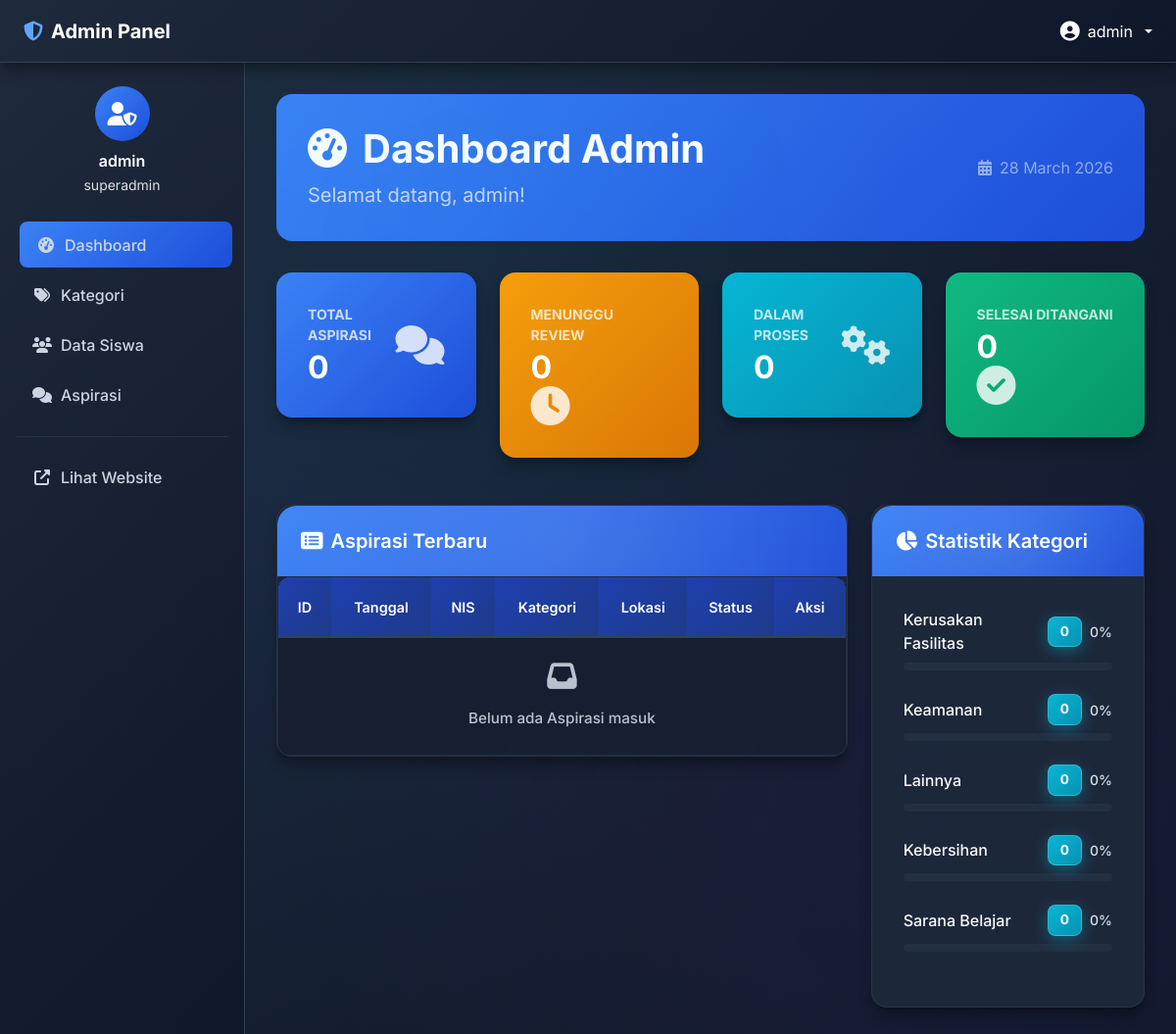
Screenshot of /admin/dashboard.php (signed in) with the database file from the repository.
### tables this page shows
CREATE TABLE IF NOT EXISTS tb_kategori (
    id_kategori INT AUTO_INCREMENT PRIMARY KEY,
    ket_kategori VARCHAR(30) NOT NULL,
    created_at TIMESTAMP DEFAULT CURRENT_TIMESTAMP,
    updated_at TIMESTAMP DEFAULT CURRENT_TIMESTAMP ON UPDATE CURRENT_TIMESTAMP
);

### config/db.php (called while the page is built, shortened)
<?php
function url(string $path = ''): string {
    return BASE_PATH . '/' . ltrim($path, '/');
}

### includes/auth.php (called while the page is built, shortened)
<?php
function isAdminLoggedIn(): bool {
    return !empty($_SESSION['admin_id']);
}
function getAdminUser(): ?array {
    return [
        'id'       => $_SESSION['admin_id'],
        'username' => $_SESSION['admin_username'],
        'role'     => $_SESSION['admin_role'] ?? 'admin',
    ];
}
function e(string $str): string {
    return htmlspecialchars($str, ENT_QUOTES, 'UTF-8');
}

### admin/dashboard.php (the view, shortened to what this page needs)
<?php
require_once __DIR__ . '/../config/db.php';
require_once __DIR__ . '/../includes/auth.php';
$db          = getDB();
$allAspirasi = $db->query("SELECT COALESCE(a.status,'Menunggu') as status FROM tb_input_aspirasi ia LEFT JOIN tb_aspirasi a ON ia.id_pelaporan=a.id_pelaporan")->fetchAll();
$totalAspirasi = count($allAspirasi);
$aspirasiMenunggu = $aspirasiProses = $aspirasiSelesai = 0;
$recentAspirasi = $db->query("
    SELECT ia.*, COALESCE(a.status,'Menunggu') as status, k.ket_kategori
    FROM tb_input_aspirasi ia
    LEFT JOIN tb_aspirasi a ON ia.id_pelaporan=a.id_pelaporan
    LEFT JOIN tb_kategori k ON ia.id_kategori=k.id_kategori
    ORDER BY ia.created_at DESC LIMIT 5
")->fetchAll();
$kategoris = $db->query("
    SELECT k.*, COUNT(ia.id_pelaporan) as total
    FROM tb_kategori k
    LEFT JOIN tb_input_aspirasi ia ON k.id_kategori=ia.id_kategori
    GROUP BY k.id_kategori ORDER BY total DESC
")->fetchAll();
require_once __DIR__ . '/../includes/header_admin.php';
?>
<div class="page-header fade-in">
    <div class="row align-items-center">
        <div class="col-md-8">
            <h1 class="display-6 fw-bold mb-2"><i class="fas fa-tachometer-alt me-3"></i>Dashboard Admin</h1>
            <p class="lead mb-0 opacity-75">Selamat datang, <?= e($admin['username']) ?>!</p>
        </div>
        <div class="col-md-4 text-md-end">
            <div class="text-white-50"><i class="fas fa-calendar-alt me-2"></i><?= date('d F Y') ?></div>
        </div>
    </div>
</div>
<div class="row mb-4">
    <?php foreach ([
        ['primary','fa-comments','Total Aspirasi',$totalAspirasi],
        ['warning','fa-clock','Menunggu Review',$aspirasiMenunggu],
        ['info','fa-cogs','Dalam Proses',$aspirasiProses],
        ['success','fa-check-circle','Selesai Ditangani',$aspirasiSelesai],
    ] as $i => $c): ?>
    <div class="col-xl-3 col-md-6 mb-4">
        <div class="card stats-card <?= $c[0] ?> slide-in" style="animation-delay:<?= $i*0.1 ?>s">
            <div class="card-body">
                <div class="row align-items-center">
                    <div class="col">
                        <div class="text-uppercase fw-bold mb-1 opacity-75" style="font-size:.875rem;"><?= $c[2] ?></div>
                        <div class="h2 mb-0 fw-bold"><?= $c[3] ?></div>
                    </div>
                    <div class="col-auto"><i class="fas <?= $c[1] ?> stats-icon"></i></div>
                </div>
            </div>
        </div>
    </div>
    <?php endforeach; ?>
</div>
<div class="row">
    <div class="col-lg-8 mb-4">
        <div class="card recent-card slide-in">
            <div class="card-header"><h5 class="mb-0 text-white fw-semibold"><i class="fas fa-list-alt me-2"></i>Aspirasi Terbaru</h5></div>
            <div class="card-body p-0">
                <div class="table-responsive">
                    <table class="table table-hover mb-0">
                        <thead style="background:var(--gradient-accent);">
                            <tr>
                                <th class="text-white fw-semibold">ID</th>
                                <th class="text-white fw-semibold">Tanggal</th>
                                <th class="text-white fw-semibold">NIS</th>
                                <th class="text-white fw-semibold">Kategori</th>
                                <th class="text-white fw-semibold">Lokasi</th>
                                <th class="text-white fw-semibold">Status</th>
                                <th class="text-white fw-semibold">Aksi</th>
                            </tr>
                        </thead>
                        <tbody>
                            <?php if (empty($recentAspirasi)): ?>
                            <tr><td colspan="7" class="text-center text-muted-custom py-4"><i class="fas fa-inbox fa-2x mb-3 d-block"></i>Belum ada Aspirasi masuk</td></tr>
                            <?php else: foreach ($recentAspirasi as $a):
                                $s = $a['status'];
                                $bc = match($s) { 'Menunggu'=>'bg-warning text-dark','Proses'=>'bg-info','Selesai'=>'bg-success',default=>'bg-secondary' };
                            ?>
                            <tr>
                                <td><span class="badge bg-secondary">#<?= $a['id_pelaporan'] ?></span></td>
                                <td class="text-light">
                                    <div><?= date('d/m/Y', strtotime($a['created_at'])) ?></div>
                                    <small class="text-muted-custom"><?= date('H:i', strtotime($a['created_at'])) ?></small>
                                </td>
                                <td class="text-light fw-semibold"><?= e($a['nis']) ?></td>
                                <td><span class="badge bg-warning text-dark fw-semibold"><?= e($a['ket_kategori']) ?></span></td>
                                <td class="text-light"><?= e(strLimit($a['lokasi'], 20)) ?></td>
                                <td><span class="badge <?= $bc ?> fw-semibold"><?= $s ?></span></td>
                                <td><a href="<?= url('admin/aspirasi/show.php') ?>?id=<?= $a['id_pelaporan'] ?>" class="btn btn-sm btn-primary"><i class="fas fa-eye me-1"></i>Detail</a></td>
                            </tr>
                            <?php endforeach; endif; ?>
                        </tbody>
                    </table>
                </div>
            </div>
        </div>
    </div>
    <div class="col-lg-4">
        <div class="card recent-card mb-4 slide-in">
            <div class="card-header"><h5 class="mb-0 text-white fw-semibold"><i class="fas fa-chart-pie me-2"></i>Statistik Kategori</h5></div>
            <div class="card-body">
                <?php if (empty($kategoris)): ?>
                <div class="text-center text-muted-custom py-3"><i class="fas fa-tags fa-2x mb-2 d-block"></i>Belum ada kategori</div>
                <?php else: foreach ($kategoris as $k):
                    $pct = $totalAspirasi > 0 ? round(($k['total']/$totalAspirasi)*100, 1) : 0;
                ?>
                <div class="mb-4">
                    <div class="d-flex justify-content-between align-items-center mb-2">
                        <span class="text-light fw-medium"><?= e($k['ket_kategori']) ?></span>
                        <div class="d-flex align-items-center gap-2">
                            <span class="badge bg-info"><?= $k['total'] ?></span>
                            <small class="text-muted-custom"><?= $pct ?>%</small>
                        </div>
                    </div>
                    <div class="category-progress"><div class="progress-bar" style="width:<?= $pct ?>%"></div></div>
                </div>
                <?php endforeach; endif; ?>
            </div>
        </div>
    </div>
</div>
<?php require_once __DIR__ . '/../includes/footer_admin.php'; ?>

### includes/header_admin.php (shortened to what this page needs)
<?php
require_once __DIR__ . '/../config/db.php';
require_once __DIR__ . '/../includes/auth.php';
$admin        = getAdminUser();
$currentPath  = $_SERVER['PHP_SELF'] ?? '';
?>
<!DOCTYPE html>
<html lang="id">
<head>
    <link href="https://cdn.jsdelivr.net/npm/bootstrap@5.3.0/dist/css/bootstrap.min.css" rel="stylesheet">
    <link href="https://cdnjs.cloudflare.com/ajax/libs/font-awesome/6.4.0/css/all.min.css" rel="stylesheet">
    <link href="<?= url('assets/css/custom.css') ?>" rel="stylesheet">
</head>
<body style="background:var(--gradient-primary);padding-top:0;">
<nav class="admin-navbar">
    <a href="<?= url('admin/dashboard.php') ?>" class="text-white text-decoration-none d-flex align-items-center me-auto fw-bold fs-5">
        <i class="fas fa-shield-alt me-2" style="color:var(--light-blue)"></i>
        Admin Panel
    </a>
    <div class="dropdown">
        <a href="#" class="text-white text-decoration-none dropdown-toggle d-flex align-items-center gap-2" data-bs-toggle="dropdown">
            <i class="fas fa-user-circle fs-5"></i>
            <span class="d-none d-md-inline"><?= e($admin['username']) ?></span>
        </a>
    </div>
</nav>
<nav class="admin-sidebar" id="adminSidebar">
    <div class="text-center mb-4">
        <div class="d-inline-flex align-items-center justify-content-center rounded-circle mb-2"
             style="width:56px;height:56px;background:var(--gradient-accent);">
            <i class="fas fa-user-shield text-white fs-4"></i>
        </div>
        <div class="text-white fw-semibold"><?= e($admin['username']) ?></div>
        <small style="color:var(--text-muted)"><?= e($admin['role'] ?? 'admin') ?></small>
    </div>
    <ul class="nav flex-column">
        <li class="nav-item">
            <a class="nav-link <?= str_contains($currentPath, 'dashboard') ? 'active' : '' ?>"
               href="<?= url('admin/dashboard.php') ?>">
                <i class="fas fa-tachometer-alt me-2"></i>Dashboard
            </a>
        </li>
        <li class="nav-item">
            <a class="nav-link <?= str_contains($currentPath, '/admin/kategori') ? 'active' : '' ?>"
               href="<?= url('admin/kategori/index.php') ?>">
                <i class="fas fa-tags me-2"></i>Kategori
            </a>
        </li>
        <li class="nav-item">
            <a class="nav-link <?= str_contains($currentPath, '/admin/siswa') ? 'active' : '' ?>"
               href="<?= url('admin/siswa/index.php') ?>">
                <i class="fas fa-users me-2"></i>Data Siswa
            </a>
        </li>
        <li class="nav-item">
            <a class="nav-link <?= str_contains($currentPath, '/admin/aspirasi') ? 'active' : '' ?>"
               href="<?= url('admin/aspirasi/index.php') ?>">
                <i class="fas fa-comments me-2"></i>Aspirasi
            </a>
        </li>
    </ul>
    <hr style="border-color:rgba(51,65,85,0.5);margin:1rem 0">
    <ul class="nav flex-column">
        <li class="nav-item">
            <a class="nav-link" href="<?= url() ?>">
                <i class="fas fa-external-link-alt me-2"></i>Lihat Website
            </a>
        </li>
    </ul>
</nav>
<main class="admin-main">

### includes/footer_admin.php (shortened to what this page needs)
</main>
</body>
</html>

### admin/dashboard.php (style rules this page uses)
.stats-card { border:none;border-radius:16px;color:white;transition:all .3s ease;overflow:hidden;position:relative; }
.stats-card::before { content:"";position:absolute;top:0;right:0;width:100px;height:100px;background:rgba(255,255,255,.1);border-radius:50%;transform:translate(30px,-30px); }
.stats-card.primary { background:var(--gradient-accent); }
.stats-card.warning { background:linear-gradient(135deg,var(--warning) 0%,#d97706 100%); }
.stats-card.info { background:linear-gradient(135deg,var(--info) 0%,#0891b2 100%); }
.stats-card.success { background:linear-gradient(135deg,var(--success) 0%,#059669 100%); }
.stats-icon { font-size:2.5rem;opacity:.8; }
.recent-card { background:rgba(30,41,59,.95);border:1px solid rgba(51,65,85,.5);border-radius:16px; }
.page-header { background:var(--gradient-accent);border-radius:16px;padding:2rem;margin-bottom:2rem;color:white; }
.category-progress { background:rgba(51,65,85,.3);border-radius:10px;height:8px;overflow:hidden; }

### includes/header_admin.php (style rules this page uses)
.admin-navbar { position: fixed; top: 0; left: 0; right: 0; height: 64px; z-index: 1040; background: var(--gradient-primary); border-bottom: 1px solid var(--secondary-blue); box-shadow: var(--shadow-lg); display: flex; align-items: center; padding: 0 1.5rem; }
.admin-sidebar { position: fixed; top: 64px; left: 0; bottom: 0; width: 250px; background: var(--gradient-primary); border-right: 1px solid var(--secondary-blue); overflow-y: auto; z-index: 1030; padding: 1.5rem 1rem; transition: left 0.3s ease; }
.admin-sidebar .nav-link { color: var(--text-muted); padding: 0.7rem 1rem; border-radius: 8px; margin: 0.15rem 0; display: flex; align-items: center; transition: all 0.3s ease; font-weight: 500; }
.admin-sidebar .nav-link:hover, .admin-sidebar .nav-link.active { background: var(--gradient-accent); color: #fff; transform: translateX(4px); }
.admin-sidebar .nav-link i { width: 22px; text-align: center; }
.admin-main { margin-left: 250px; margin-top: 64px; min-height: calc(100vh - 64px); padding: 2rem; }

### rows the page displays
tb_kategori: ket_kategori "Kerusakan Fasilitas", total "0", pct "0"
tb_kategori: ket_kategori "Keamanan", total "0", pct "0"
tb_kategori: ket_kategori "Lainnya", total "0", pct "0"
tb_kategori: ket_kategori "Kebersihan", total "0", pct "0"
tb_kategori: ket_kategori "Sarana Belajar", total "0", pct "0"

### other values shown
$admin['username'] "admin"
$admin['role'] "superadmin"
$c[2] "TOTAL ASPIRASI"
$c[3] "0"
$c[2] "MENUNGGU REVIEW"
$c[2] "DALAM PROSES"
$c[2] "SELESAI DITANGANI"
